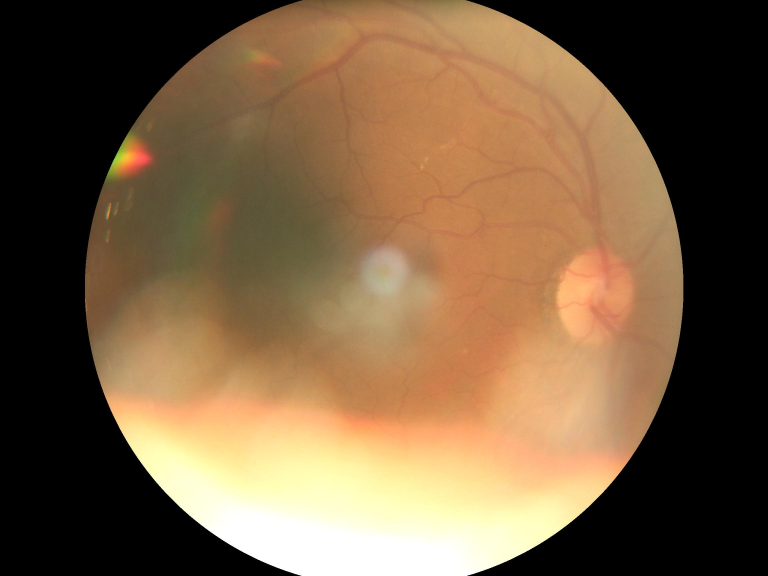
#> input picture glaucoma/data aumentation/dataset/ocular/0/1114_right.jpg, 2304 x 1728 px, given in place of 2639_right.jpg, which was not available (shown at 1/3 size)
$ jupyter execute --allow-errors 'Fundus EDA create csv.ipynb'
#> lines starting #> are read from the running program, lines starting #| are printed output that depends on the picture; after the words box and inside, x2 and y2 are one past the last pixel; in counts of white or black regions, pixels touching at a corner belong together; pictures that were not available may be replaced by others from this repository, and a replacement may not be noted
[cell 1]
## convert to function
from imutils import contours
from skimage import measure
import numpy as np
import imutils
import cv2
import pandas as pd
import glob


import swifter
import seaborn as sns
import matplotlib.pyplot as plt
from PIL import Image

[cell 2]
# [64 lines left out: function get_disk, not called in this run]

[cell 3]
df = pd.DataFrame(columns=["path", "raises_exception"])

[cell 4]
path_list = glob.glob("dataset/ocular/0/*.*")+glob.glob("dataset/ocular/1/*.*")

[cell 5]
df['path'] = path_list

[cell 6]
df

#> (a cell that did not finish here is left out)

[cell 8]
df.to_csv("exceptions.csv", index=False)

[cell 9]
df

#> (a cell that did not finish here is left out)

[cell 11]
fig=plt.figure(figsize=(20, 20))
columns = 5
rows = 5
#> (the rest of this cell did not finish here and is left out)

[cell 12]
def get_disk(image):
#> called with image = 'dataset/ocular/0/2639_right.jpg'
    image = cv2.imread(image)
#> image is the input picture: shape (1728, 2304, 3); mean B, G, R 65.7, 94, 119.2
    gray = cv2.cvtColor(image, cv2.COLOR_BGR2GRAY)
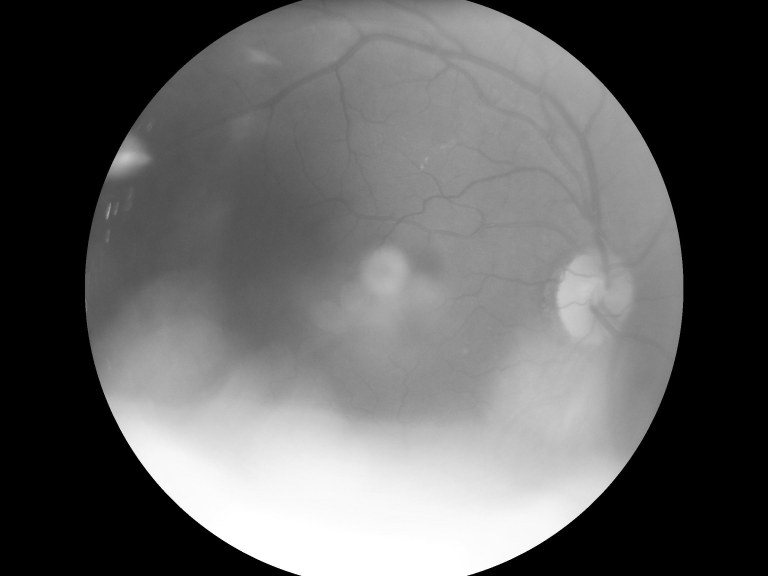
#> gray: shape (1728, 2304) (shown at 1/3 size); min 0, max 255, mean 98.3
    blur = cv2.bilateralFilter(gray,9,75,75)
    median=cv2.medianBlur(blur, 5)

    # threshold the image to reveal light regions in the
    # blurred image
    thresh = cv2.threshold(median, 155, 255, cv2.THRESH_BINARY)[1]
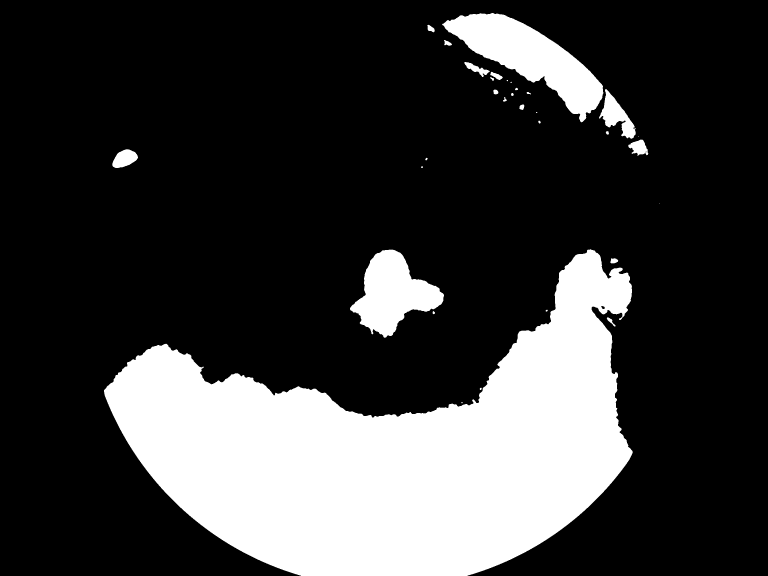
#> thresh: shape (1728, 2304) (shown at 1/3 size); 23.1% white; 32 white regions (6 under 20 px), largest, box (x1, y1, x2, y2) and area: (312, 748, 1898, 1728) 805892, (1326, 39, 1810, 367) 60706, (1050, 749, 1332, 1013) 39129
    # perform a series of erosions and dilations to remove
    # any small blobs of noise from the thresholded image
    thresh = cv2.erode(thresh, None, iterations=2)
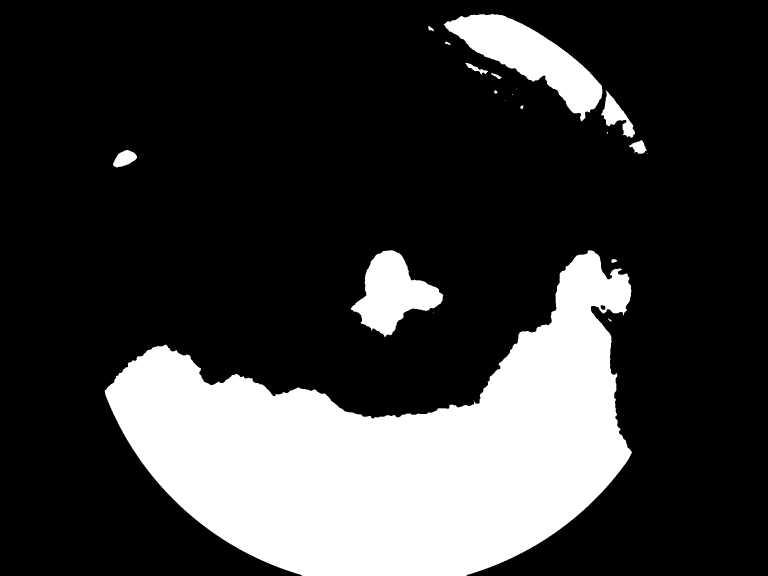
#> thresh: shape (1728, 2304) (shown at 1/3 size); 22.6% white; 25 white regions (11 under 20 px), largest, box (x1, y1, x2, y2) and area: (314, 751, 1896, 1728) 793697, (1330, 41, 1808, 364) 57305, (1052, 751, 1330, 1011) 36777
    thresh = cv2.dilate(thresh, None, iterations=4)
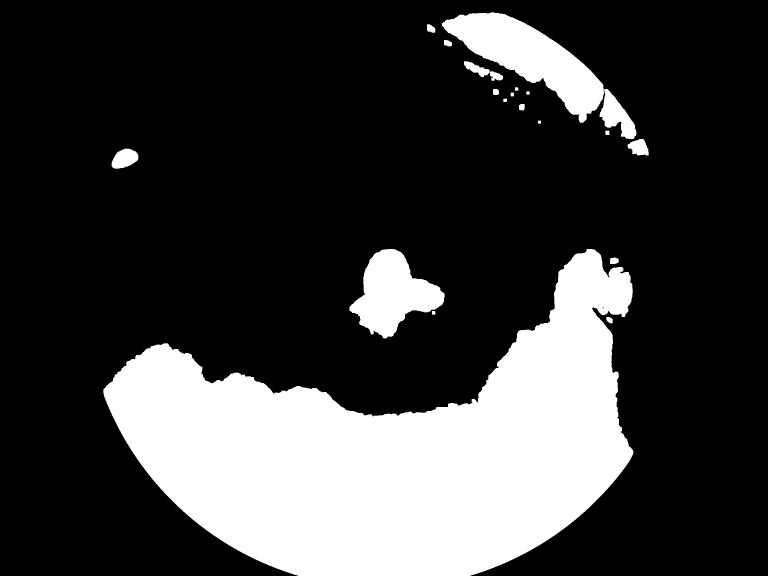
#> thresh: shape (1728, 2304) (shown at 1/3 size); 23.7% white; 21 white regions, largest, box (x1, y1, x2, y2) and area: (310, 747, 1900, 1728) 817562, (1326, 37, 1812, 368) 64061, (1048, 747, 1334, 1015) 41451

    # perform a connected component analysis on the thresholded
    # image, then initialize a mask to store only the "large"
    # components
    labels = measure.label(thresh, connectivity=2, background=0)
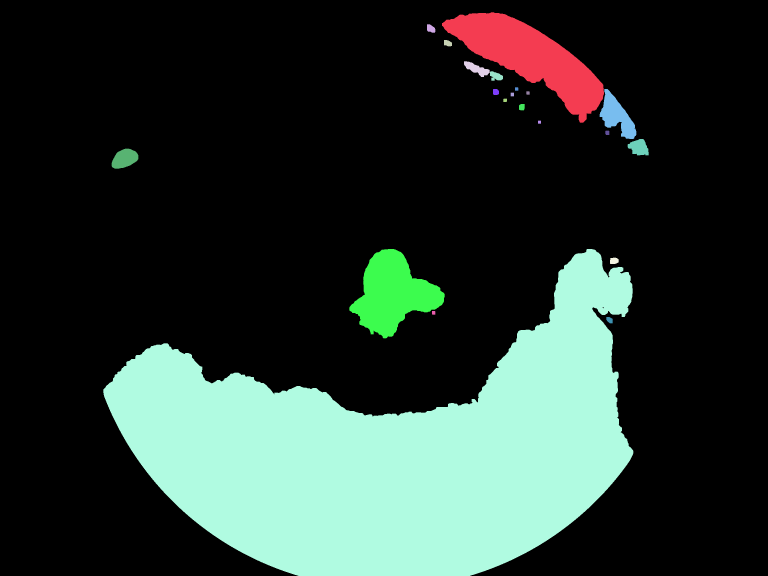
#> labels: shape (1728, 2304) int64 (shown at 1/3 size); 22 distinct labels, from 0 to 21; one colour per label, 0 black
    mask = np.zeros(thresh.shape, dtype="uint8")

    # loop over the unique components
    for label in np.unique(labels):
      # if this is the background label, ignore it
      if label == 0:
        continue

      # otherwise, construct the label mask and count the
      # number of pixels
      labelMask = np.zeros(thresh.shape, dtype="uint8")
      labelMask[labels == label] = 255
      numPixels = cv2.countNonZero(labelMask)

      # if the number of pixels in the component is sufficiently
      # large, then add it to our mask of "large blobs"
      if numPixels >500:
        mask = cv2.add(mask, labelMask)
#> this loop made 22 passes
#> numPixels on passes 2 to 13: 64061, 480, 371, 1686, 768, 99, 294, 7863, 98, 110, 107, 299
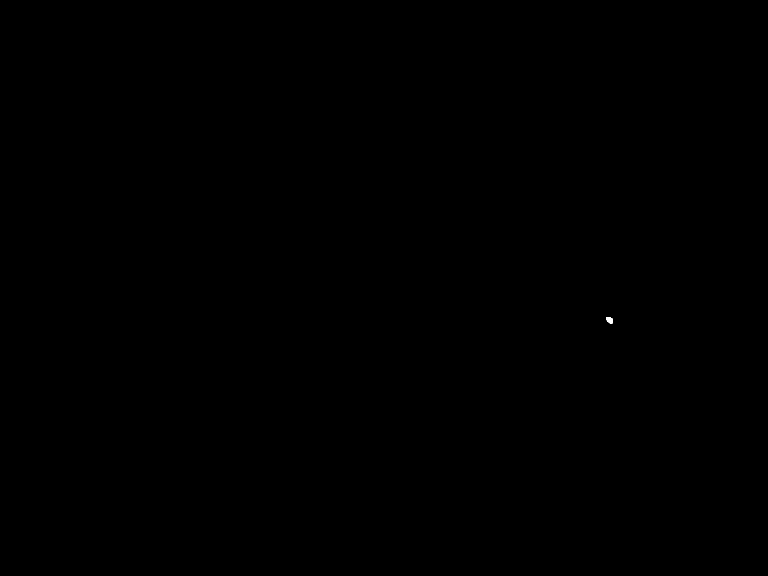
#> labelMask: shape (1728, 2304) (shown at 1/3 size); 0.01% white; 1 white region, box (x1, y1, x2, y2) and area: (1819, 951, 1838, 970) 283
#> mask: shape (1728, 2304); 23.6% white; 8 white regions

    # find the contours in the mask, then sort them from left to
    # right
    cnts = cv2.findContours(mask.copy(), cv2.RETR_EXTERNAL,
      cv2.CHAIN_APPROX_SIMPLE)
#> cnts = 8 contours; box (x1, y1, x2, y2) and area: (310, 747, 1900, 1728) 815294, (1326, 37, 1812, 368) 63493, (1048, 747, 1334, 1015) 41030, (1799, 267, 1909, 417) 7653, (335, 446, 415, 506) 3348, (1883, 417, 1946, 466) 2108, (1392, 184, 1469, 231) 1592, (1470, 214, 1509, 242) 706
    cnts = imutils.grab_contours(cnts)
    return cnts
    cnts = contours.sort_contours(cnts)[0]
    # print (cnts)
    # loop over the contours
    for (i, c) in enumerate(cnts):
        ellipse = cv2.fitEllipse(c)
        (x, y, w, h) = cv2.boundingRect(c)
        break
      # draw the bright spot on the image

    padding = 100
    image = image[y-padding:y+h+padding, x-padding:x+w+padding]
    return image

$ run again, on glaucoma/data aumentation/dataset/ocular/0/2897_left.jpg
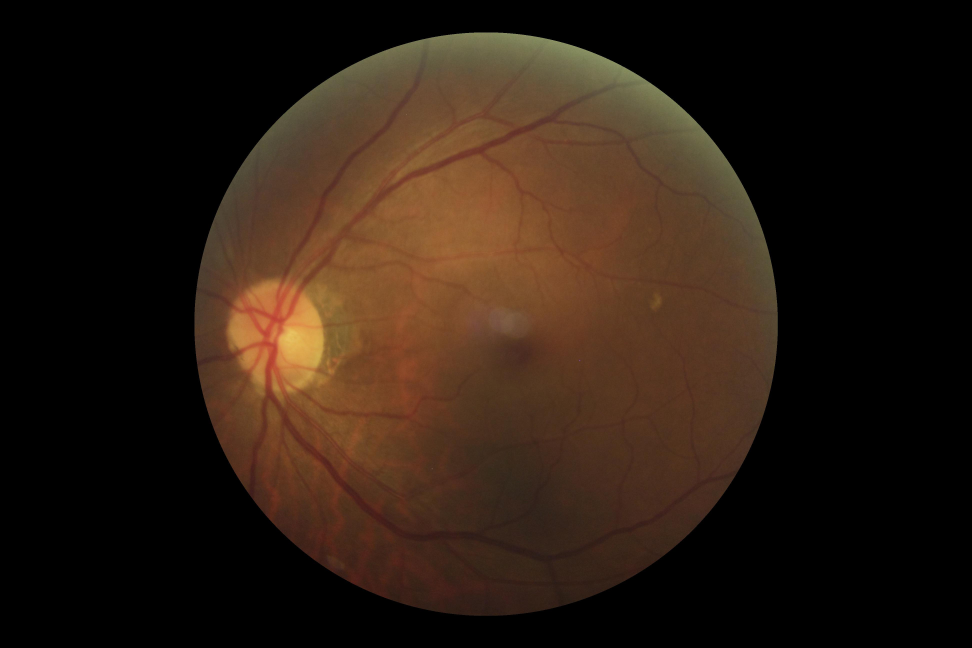
#> input picture glaucoma/data aumentation/dataset/ocular/0/2897_left.jpg, 3888 x 2592 px, given in place of 2639_right.jpg, which was not available (shown at 1/4 size)
#> in get_disk, image is the input picture: shape (2592, 3888, 3); mean B, G, R 17.7, 28.3, 42.7
#> in get_disk, `gray = cv2.cvtColor(image, cv2.COLOR_BGR2GRAY)`:
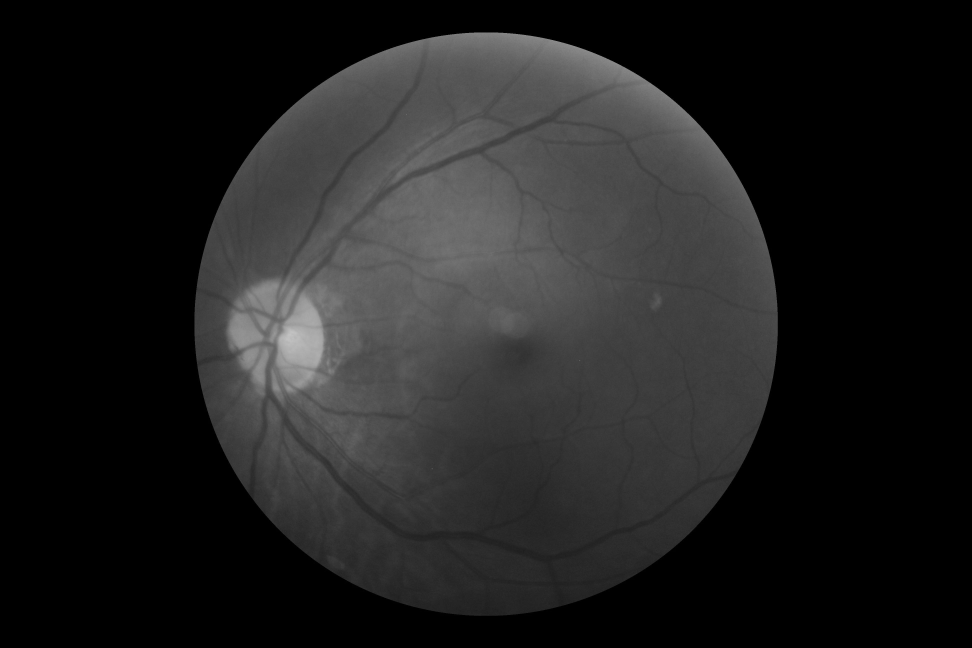
#> gray: shape (2592, 3888) (shown at 1/4 size); min 0, max 248, mean 31.4
#> labels: shape (2592, 3888) int64; 4 distinct labels, from 0 to 3
#> the loop in get_disk, `for label in np.unique(labels):` made 4 passes
#> numPixels on passes 2 to 4: 33616, 106, 472
#> cnts = 1 contour; box (x1, y1, x2, y2) and area: (1112, 1209, 1294, 1469) 33274

$ run again, on glaucoma/data aumentation/dataset/ocular/0/3044_right.jpg
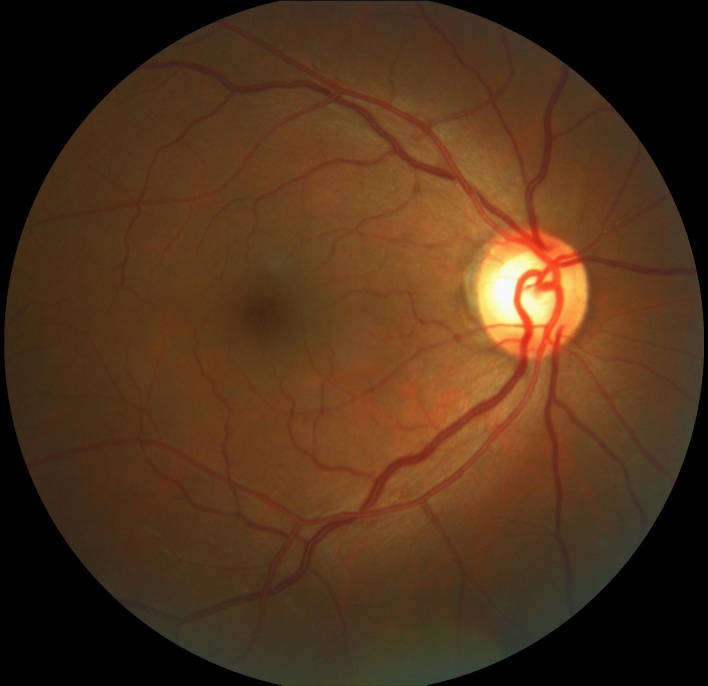
#> input picture glaucoma/data aumentation/dataset/ocular/0/3044_right.jpg, 2124 x 2056 px, given in place of 2639_right.jpg, which was not available (shown at 1/3 size)
#> in get_disk, image is the input picture: shape (2056, 2124, 3); mean B, G, R 26.7, 50.4, 79.1
#> in get_disk, `gray = cv2.cvtColor(image, cv2.COLOR_BGR2GRAY)`:
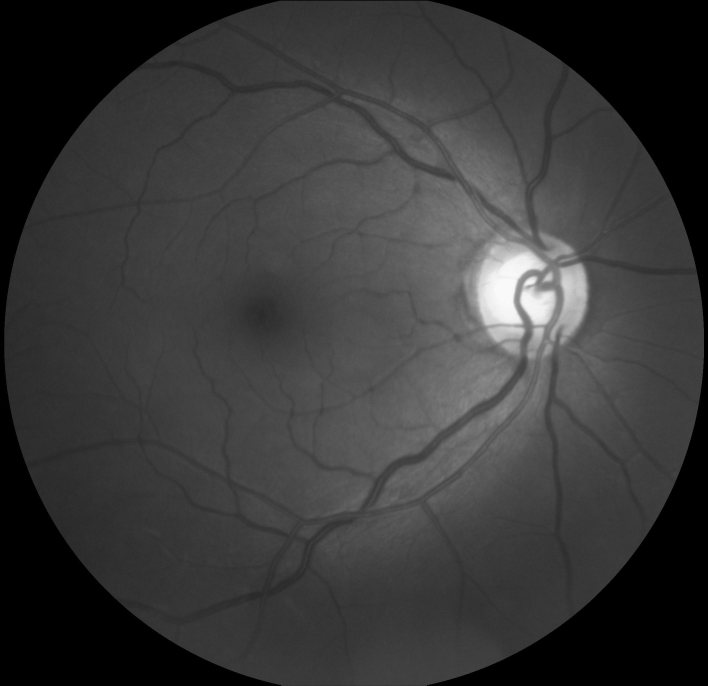
#> gray: shape (2056, 2124) (shown at 1/3 size); min 0, max 252, mean 56.3
#> in get_disk, `thresh = cv2.dilate(thresh, None, iterations=4)`:
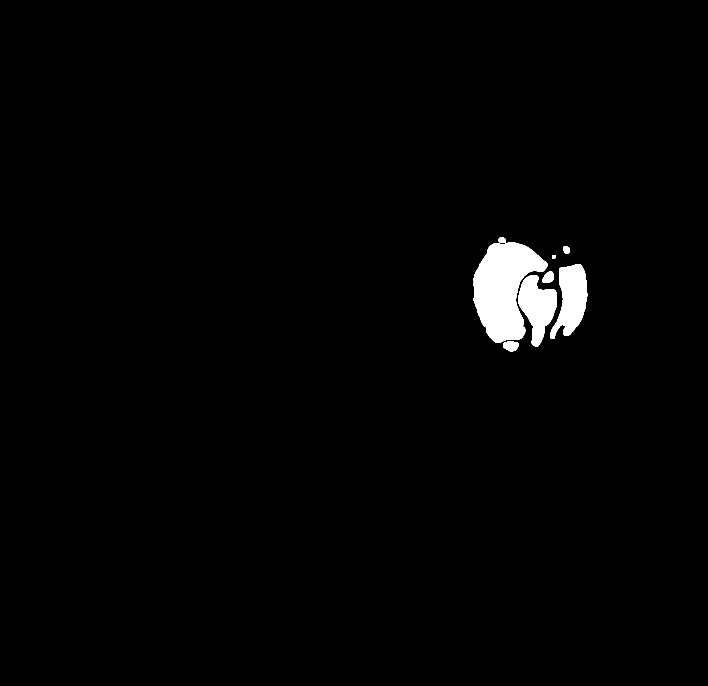
#> thresh: shape (2056, 2124) (shown at 1/3 size); 1.6% white; 8 white regions, largest, box (x1, y1, x2, y2) and area: (1421, 726, 1642, 1029) 40151, (1651, 793, 1762, 1017) 14793, (1555, 825, 1671, 1039) 14034
#> labels: shape (2056, 2124) int64; 9 distinct labels, from 0 to 8
#> the loop in get_disk, `for label in np.unique(labels):` made 9 passes
#> numPixels on passes 2 to 9: 314, 40151, 362, 109, 14793, 853, 14034, 1083
#> cnts = 5 contours; box (x1, y1, x2, y2) and area: (1421, 726, 1642, 1029) 39744, (1651, 793, 1762, 1017) 14496, (1555, 825, 1671, 1039) 13778, (1509, 1025, 1555, 1054) 1025, (1628, 815, 1661, 848) 802
